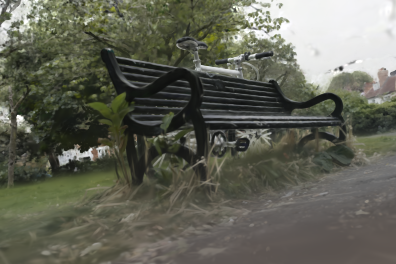
#> input picture WORK_GRADIENT_ORACLE0_MX/WORK_GRADIENT_ORACLE0_MX/s1a_r1_deliverables/renders/0005000_B.png, 396 x 264 px
$ python -i audit_compression_visuals.py   (imports and definitions only)
#> lines starting #> are read from the running program, lines starting #| are printed output that depends on the picture
#!/usr/bin/env python
"""Create an auditable worst-frame visual comparison for compression rows."""
from __future__ import annotations

import argparse
import hashlib
import json
import math
from pathlib import Path

import numpy as np
from PIL import Image, ImageDraw


def _load(path: Path):
    return json.loads(path.read_text(encoding="utf-8"))


# [26 lines left out: functions _sha256, _render_index, not called in this run]


def _read_rgb(path: Path) -> np.ndarray:
    with Image.open(path) as image:
        return np.asarray(image.convert("RGB"), dtype=np.float32) / 255.0


# [31 lines left out: function compare, not called in this run]


def make_contact_sheet(frames: list[dict], output: Path, count: int = 6) -> None:
    selected = frames[:count]
    panels = []
    target_width = 480
    for row in selected:
        reference = Image.open(row["reference_path"]).convert("RGB")
        candidate = Image.open(row["candidate_path"]).convert("RGB")
        height = round(reference.height * target_width / reference.width)
        reference = reference.resize((target_width, height), Image.Resampling.LANCZOS)
        candidate = candidate.resize((target_width, height), Image.Resampling.LANCZOS)
        ref_np = np.asarray(reference, dtype=np.int16)
        cand_np = np.asarray(candidate, dtype=np.int16)
        heat = np.clip(np.abs(cand_np - ref_np) * 12, 0, 255).astype(np.uint8)
        heat = Image.fromarray(heat, "RGB")
        label_height = 42
        panel = Image.new("RGB", (target_width * 3, height + label_height), "white")
        panel.paste(reference, (0, label_height))
        panel.paste(candidate, (target_width, label_height))
        panel.paste(heat, (target_width * 2, label_height))
        draw = ImageDraw.Draw(panel)
        draw.text((8, 5), f"{row['image']}  reference", fill="black")
        draw.text((target_width + 8, 5), "decoded candidate", fill="black")
        draw.text(
            (target_width * 2 + 8, 5),
            f"12x abs diff  MAE={row['mean_abs_error']:.6f}",
            fill="black",
        )
        panels.append(panel)
    sheet = Image.new(
        "RGB", (target_width * 3, sum(panel.height for panel in panels)), "white"
    )
    y = 0
    for panel in panels:
        sheet.paste(panel, (0, y))
        y += panel.height
    output.parent.mkdir(parents=True, exist_ok=True)
    sheet.save(output)


# [50 lines left out: functions finalize_metrics, main, not called in this run]


# [2 lines not run here, left out]

>>> import cv2
>>> picture = cv2.imread('../../WORK_GRADIENT_ORACLE0_MX/WORK_GRADIENT_ORACLE0_MX/s1a_r1_deliverables/renders/0005000_B.png', cv2.IMREAD_GRAYSCALE)
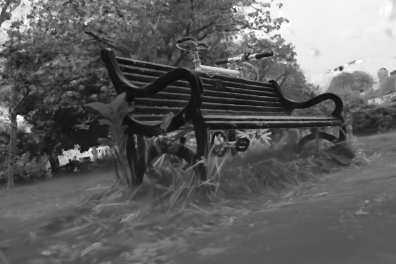
#> picture: shape (264, 396); min 13, max 255, mean 96.5
>>> result = make_contact_sheet(picture, 'out.png')
#> (the run stopped early here; a loop or call above may not have finished)

$ run again, on experiments/training_solver_design/SAD_GS_ROOM_L2ZERO_5K_20260927/qualitative_00021/fastgs_00021.png
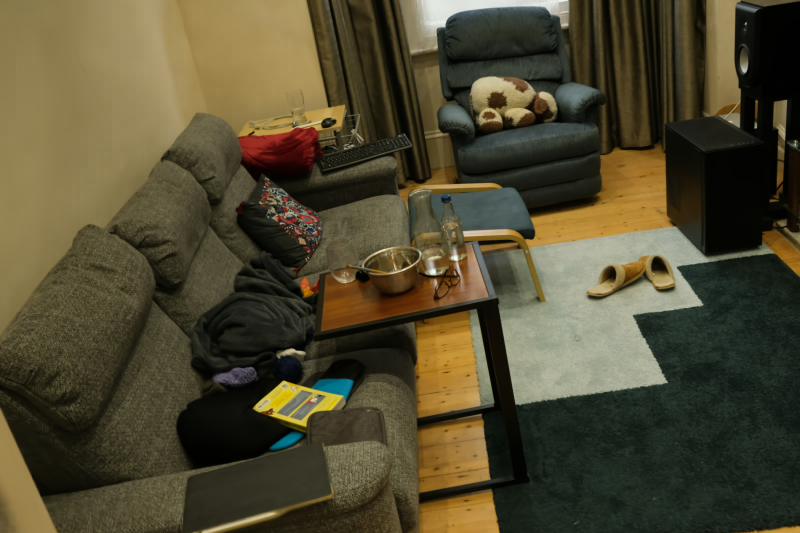
#> input picture experiments/training_solver_design/SAD_GS_ROOM_L2ZERO_5K_20260927/qualitative_00021/fastgs_00021.png, 1600 x 1066 px (shown at 1/2 size)
#> `picture = cv2.imread('../../WORK_GRADIENT_ORACLE0_MX/WORK_GRADIENT_ORA..`:
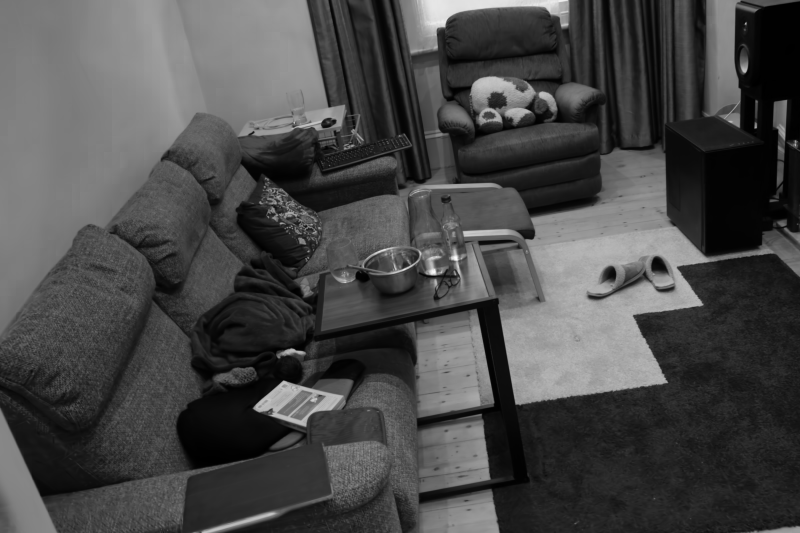
#> picture: shape (1066, 1600) (shown at 1/2 size); min 0, max 255, mean 72.2
